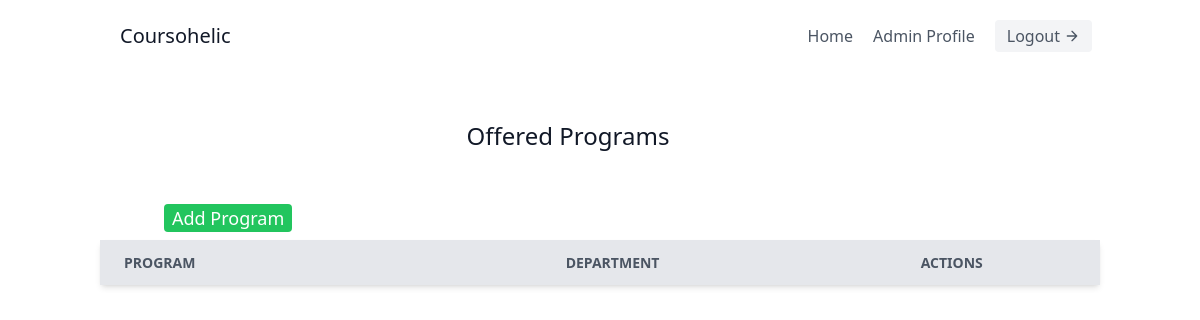
The app's page /institutionAdmin/ProgramList/ (signed in), older data.
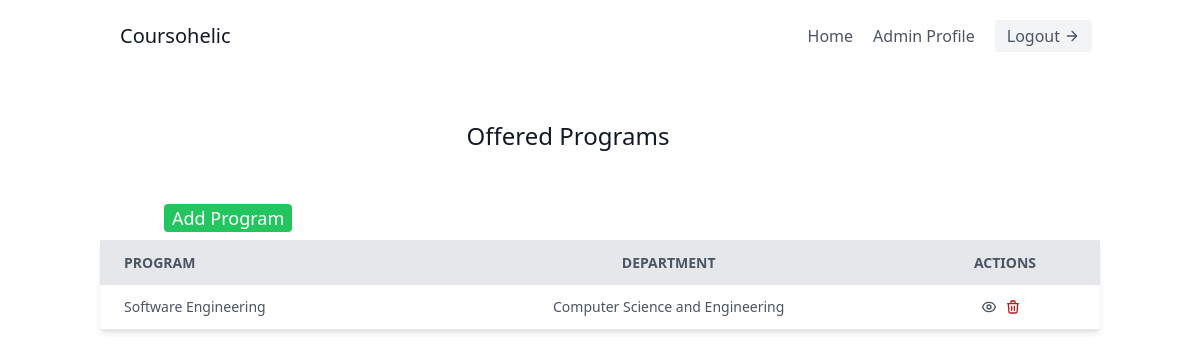
The same page, newer data.
### InstitutionAdmin/models.py (models this page shows)
class Program(models.Model):
    p_id = models.AutoField(primary_key = True)
    p_name = models.CharField(max_length = 200, default=None)
    department = models.CharField(max_length = 200)
    total_credit = models.IntegerField()
    description = models.TextField(max_length = 300, default=None)
    created_by = models.ForeignKey(User, on_delete=models.CASCADE)

### InstitutionAdmin/views.py (the view)
# urls.py: path('ProgramList/', views.program_list, name='ProgramList'),
def program_list(request):
    list_of_programs = Program.objects.filter(created_by=request.user)
    return render(request, 'ProgramList.html', {'programs': list_of_programs})

### Templates/ProgramList.html (shortened to what this page needs)
<!DOCTYPE html>
<html lang="en">
  <head>
    <script src="https://cdn.tailwindcss.com"></script>
    <link
      rel="stylesheet"
      href="https://cdnjs.cloudflare.com/ajax/libs/animate.css/4.1.1/animate.min.css"
    />
  </head>
  <body>
    <header class="text-gray-600 body-font">
      <div
        class="container mx-auto flex flex-wrap p-5 flex-col md:flex-row items-center"
      >
        <a
          class="flex title-font font-medium items-center text-gray-900 mb-4 md:mb-0"
        >
          <span class="ml-3 text-xl">Coursohelic</span>
        </a>
        <nav
          class="md:ml-auto flex flex-wrap items-center text-base justify-center"
        >
          <a href="AdminHome.html" class="mr-5 hover:text-gray-900">Home</a>
          <a class="mr-5 hover:text-gray-900">Admin Profile</a>
        </nav>
        <button
          class="inline-flex items-center bg-gray-100 border-0 py-1 px-3 focus:outline-none hover:bg-gray-200 rounded text-base mt-4 md:mt-0"
        >
          <a href="/institutionAdmin/logout/"> Logout </a>
          <svg
            fill="none"
            stroke="currentColor"
            stroke-linecap="round"
            stroke-linejoin="round"
            stroke-width="2"
            class="w-4 h-4 ml-1"
            viewBox="0 0 24 24"
          >
            <path d="M5 12h14M12 5l7 7-7 7"></path>
          </svg>
        </button>
      </div>
    </header>
    <div class="overflow-x-auto animate__animated animate__zoomIn">
      <section class="text-gray-600 body-font">
        <div class="container px-5 py-12 mx-auto">
          <div
            class="lg:w-2/3 flex flex-col sm:flex-row sm:items-center items-start mx-auto text-center"
          >
            <h1
              class="flex-grow sm:pr-16 text-2xl font-medium title-font text-gray-900"
            >
              Offered Programs
            </h1>
          </div>
        </div>
        <div class="container px-1 mt-1 mr-4">
          <div
            class="lg:w-2/3 flex flex-col sm:flex-row sm:items-center items-start mx-40"
          >
            <button
              class="flex-shrink-0 text-white bg-green-500 border-0 py-0 px-2 focus:outline-none hover:bg-green-600 rounded text-lg mt-10 sm:mt-0"
            >
              <a href="AddProgram/"> Add Program </a>
            </button>
          </div>
        </div>
      </section>
      <div
        class="min-w-screen min-h-0 flex items-center justify-center font-sans overflow-hidden"
      >
        <div class="w-full lg:w-5/6">
          <div class="bg-white shadow-md rounded my-2">
            <table class="min-w-max w-full table-auto">
              <thead>
                <tr
                  class="bg-gray-200 text-gray-600 uppercase text-sm leading-normal"
                >
                  <th class="py-3 px-6 text-left">Program</th>
                  <th class="py-3 px-6 text-center">Department</th>
                  <th class="py-3 px-6 text-center">Actions</th>
                </tr>
              </thead>
              <tbody class="text-gray-600 text-sm font-light">
                {% for program in programs %}
                <tr class="border-b border-gray-200 hover:bg-gray-100">
                  <td class="py-3 px-6 text-left whitespace-nowrap">
                    <div class="flex items-center">
                      <span class="font-medium">{{program.p_name}}</span>
                    </div>
                  </td>
                  <td class="py-3 px-6 text-center">
                    <span>{{program.department}}</span>
                  </td>
                  <td class="py-3 px-6 text-center">
                    <div class="flex item-center justify-center">
                      <div
                        class="w-4 mr-2 transform hover:text-purple-500 hover:scale-110"
                      >
                      </div>
                      <div
                        class="w-4 mr-2 transform text-red-700 hover:text-red-900 hover:scale-110"
                      >
                        <a href="{% url 'delete_program' program.p_id %}">
                          <svg
                            xmlns="http://www.w3.org/2000/svg"
                            fill="none"
                            viewBox="0 0 24 24"
                            stroke="currentColor"
                          >
                            <path
                              stroke-linecap="round"
                              stroke-linejoin="round"
                              stroke-width="2"
                              d="M19 7l-.867 12.142A2 2 0 0116.138 21H7.862a2 2 0 01-1.995-1.858L5 7m5 4v6m4-6v6m1-10V4a1 1 0 00-1-1h-4a1 1 0 00-1 1v3M4 7h16"
                            />
                          </svg>
                        </a>
                      </div>
                    </div>
                  </td>
                </tr>
                {% endfor %}
              </tbody>
            </table>
          </div>
        </div>
      </div>
    </div>
  </body>
</html>

Row changes from the older to the newer data that the page shows:
added Program: p_name "Software Engineering", department "Computer Science and Engineering"
